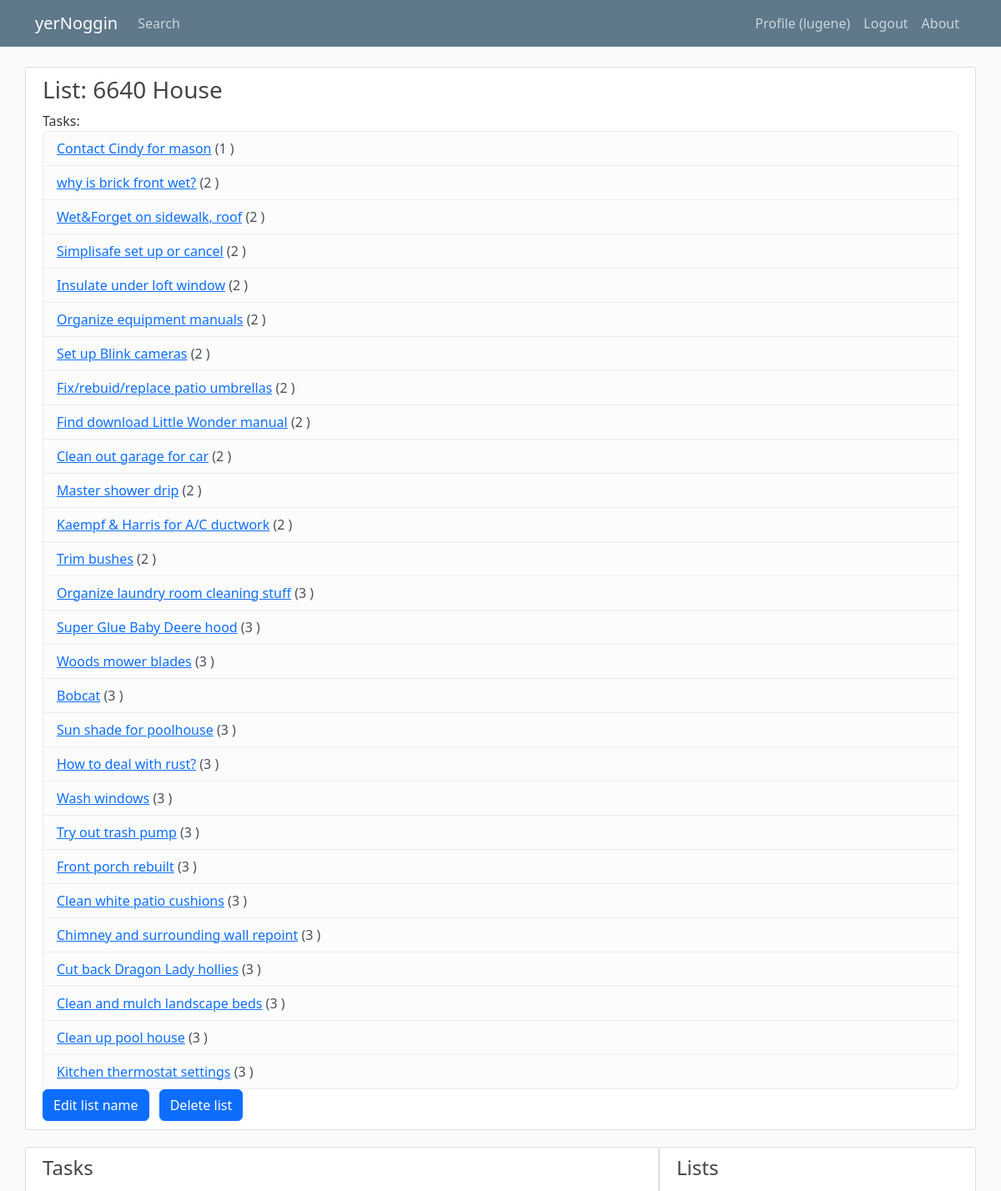
The app's page /list/17/ (signed in, upper part) with its own data.
### tasks/models.py (models this page shows, shortened)
class List(models.Model):
	name = models.CharField(max_length=20)
	display_order = models.IntegerField(default=1)
	owner = models.ForeignKey(User, on_delete=models.CASCADE)
	class Meta:
		ordering = ['display_order']

class Task(models.Model):
	PRIORITIES = (
		(1, 'First thing'),
		(2, 'ASAP'),
		(3, 'Soon'),
		(4, 'Whenever'),
	)
	name = models.CharField(max_length=60)
	notes = models.TextField(blank=True)
	date_added = models.DateTimeField(auto_now_add=True)
	user_date = models.DateTimeField(blank=True, null=True)
	priority = models.IntegerField(choices=PRIORITIES, default=3)
	url = models.URLField(blank=True, null=True)
	lists = models.ManyToManyField(List, related_name='tasks')
	owner = models.ForeignKey(User, on_delete=models.CASCADE)
	class Meta:
		ordering = ['priority', '-date_added']

### tasks/views.py (the view)
# urls.py: path('list/<int:list_id>/', views.list, name='tasks-list'),
@login_required
def list(request, list_id):
	lists = List.objects.filter(owner=request.user)
	tasks = Task.objects.filter(owner=request.user)
	list_item = List.objects.get(id=list_id)
	list_tasks = list_item.tasks.order_by('priority')
	context = {'lists': lists, 'tasks': tasks, 'list_item': list_item, 'list_tasks': list_tasks}
	return render(request, 'tasks/list.html', context)

### tasks/templates/tasks/list.html (shortened to what this page needs)
{% extends 'tasks/base.html' %}
{% block content %}
<div class="content-section">
	<h3>List: {{ list_item.name }}</h3>
	Tasks:
	<ul class="list-group">
	{% for task in list_tasks %}
		<li class="list-group-item list-group-item-light">
			<a href="{% url 'tasks-task' task.id %}">{{ task.name }}</a> ({{ task.priority }}
			{% if task.url %}, {{ task.url }}{% endif %})</li>
	{% empty %}
		There are no tasks in this list yet.
    {% endfor %}
	</ul>
	<a class="btn btn-primary me-2" href="{% url 'tasks-updatelist' list_item.id %}">Edit list name</a>
	<a class="btn btn-primary me-2" href="{% url 'tasks-deletelist' list_item.id %}">Delete list</a>
</div>
{% endblock %}

### tasks/templates/tasks/base.html (shortened to what this page needs)
{% load static %}
<!DOCTYPE html>
<html lang="en">
<head>
	<link href="https://cdn.jsdelivr.net/npm/bootstrap@5.3.0-alpha1/dist/css/bootstrap.min.css" rel="stylesheet">
	<link rel="stylesheet" type="text/css" href="{% static 'tasks/main.css' %}">
</head>
<body>
	<header class="site-header">
		<nav class="navbar navbar-expand-md navbar-dark bg-steel fixed-top">
			<div class="container">
				<a class="navbar-brand mr-4" href="{% url 'tasks-home' %}">yerNoggin</a>
				<div class="collapse navbar-collapse" id="navbarToggle">
					<div class="navbar-nav me-auto">
						<a class="nav-item nav-link" href="{% url 'tasks-search' %}">Search</a>
					</div>
					<div class="navbar-nav">
						{% if user.is_authenticated %}
						<a class="nav-item nav-link" href="{% url 'profile' %}">Profile ({{ user.username }})</a>
						<a class="nav-item nav-link" href="{% url 'logout' %}">Logout</a>
						{% else %}
						<a class="nav-item nav-link" href="{% url 'login' %}">Login</a>
						<a class="nav-item nav-link" href="{% url 'register' %}">Register</a>
						{% endif %}
						<a class="nav-item nav-link" href="{% url 'tasks-about' %}">About</a>
					</div>
				</div>
			</div>
		</nav>
	</header>
	<main role="main" class="container">
		<div class="row">
			{% block content %}{% endblock %}
			<div class="content-section col-md-8">
				<h4>Tasks</h4>
			</div>
			<div class="content-section col-md-4">
				<h4>Lists</h4>
			</div>
		</div>
	</main>
</body>
</html>

### tasks/static/tasks/main.css (style rules this page uses)
body { background: #fafafa; color: #333333; margin-top: 5rem; }
h1, h2, h3, h4, h5, h6 { color: #444444; }
ul { margin: 0; }
.bg-steel { background-color: #5f788a; }
.site-header .navbar-nav .nav-link { color: #cbd5db; }
.content-section { background: #ffffff; padding: 10px 20px; border: 1px solid #dddddd; border-radius: 3px; margin-bottom: 20px; }

### records on screen
List: name "6640 House"
Task: name "Contact Cindy for mason", priority "1"
Task: name "why is brick front wet?", priority "2"
Task: name "Wet&Forget on sidewalk, roof", priority "2"
Task: name "Simplisafe set up or cancel", priority "2"
Task: name "Insulate under loft window", priority "2"
Task: name "Organize equipment manuals", priority "2"
Task: name "Set up Blink cameras", priority "2"
Task: name "Fix/rebuid/replace patio umbrellas", priority "2"
Task: name "Find download Little Wonder manual", priority "2"
Task: name "Clean out garage for car", priority "2"
Task: name "Master shower drip", priority "2"
Task: name "Kaempf & Harris for A/C ductwork", priority "2"
Task: name "Trim bushes", priority "2"
Task: name "Organize laundry room cleaning stuff", priority "3"
Task: name "Super Glue Baby Deere hood", priority "3"
Task: name "Woods mower blades", priority "3"
Task: name "Bobcat", priority "3"
Task: name "Sun shade for poolhouse", priority "3"
Task: name "How to deal with rust?", priority "3"
Task: name "Wash windows", priority "3"
Task: name "Try out trash pump", priority "3"
Task: name "Front porch rebuilt", priority "3"
Task: name "Clean white patio cushions", priority "3"
Task: name "Chimney and surrounding wall repoint", priority "3"
Task: name "Cut back Dragon Lady hollies", priority "3"
Task: name "Clean and mulch landscape beds", priority "3"
Task: name "Clean up pool house", priority "3"
Task: name "Kitchen thermostat settings", priority "3"

### other values on screen
{{ user.username }} "lugene"
